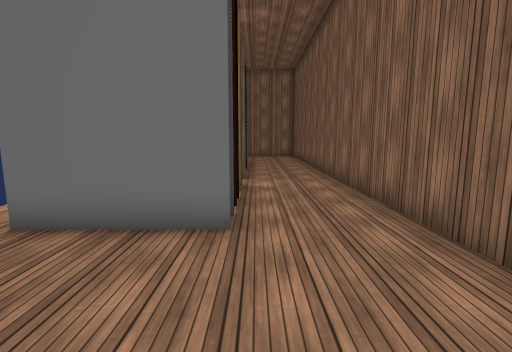
View 1 (above)

12 first-person views from a walk through a Unity game level. The camera is 1.5 m above the floor, tilts 8° down and sees 85° across. The floor is counted in squares, 1 m on a side. Each view is taken from the middle of a square. On the plan, view 1 faces up. The plan holds only what a view shows up to about 14 squares ahead; the rest is blank. Some surface patterns are stand-ins.

View 2
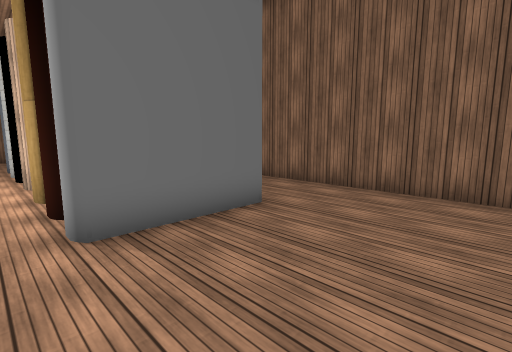

View 3
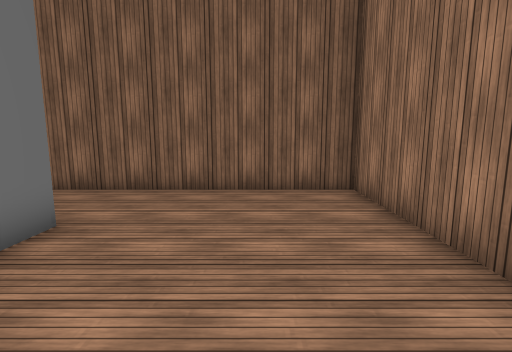

View 4
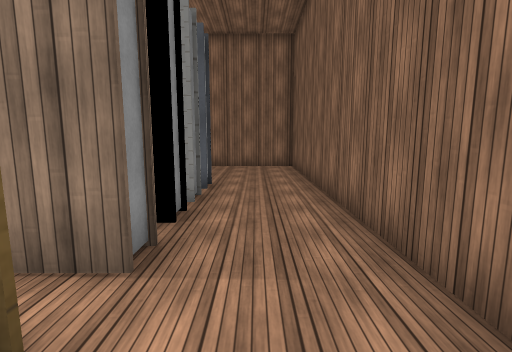

View 5
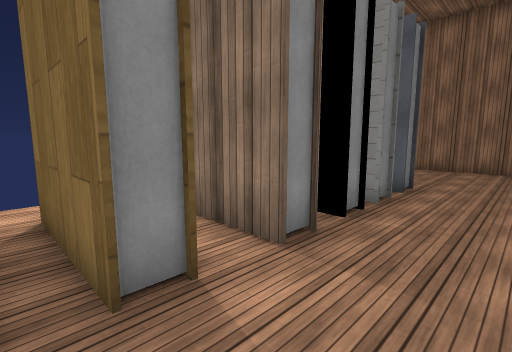

View 6
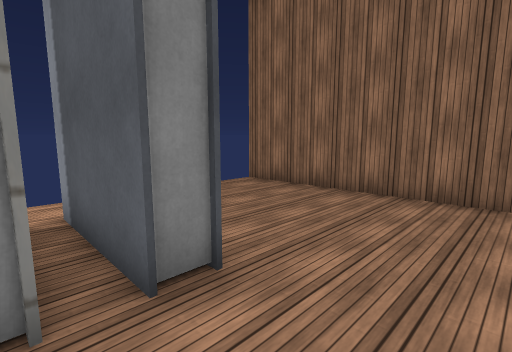

View 7
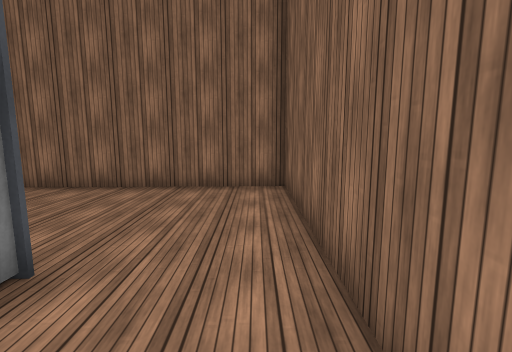

View 8
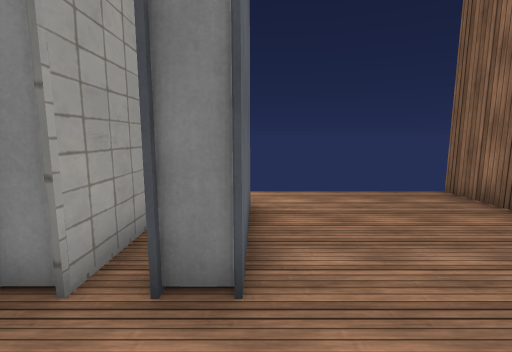

View 9
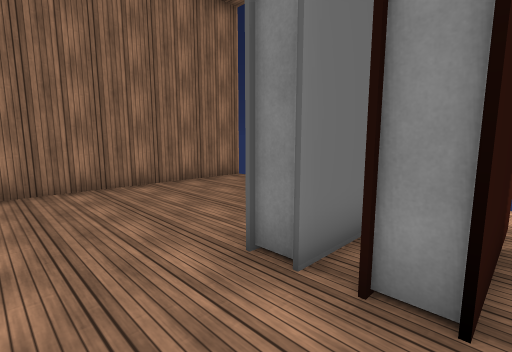

View 10
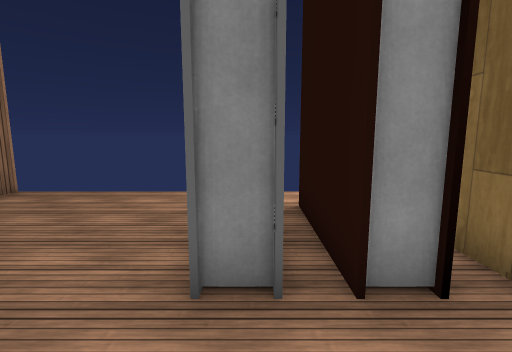

View 11
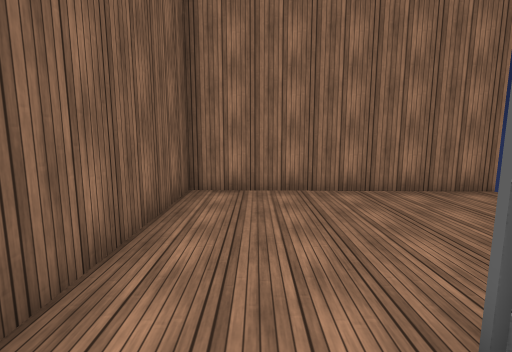

View 12
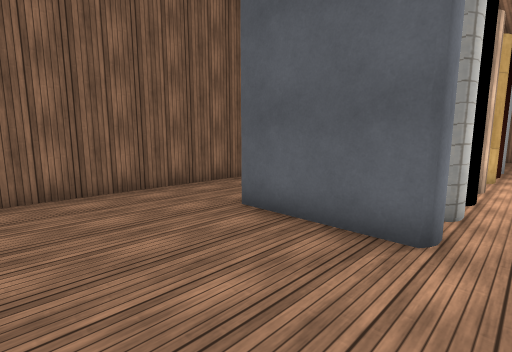

### Floor plan
Key: @ floor where view 1 was taken; # wall or solid block; . floor; O other object.
Columns run from 6 left of view 1 to 3 right of it. Each row starts with its distance up from view 1.
 22       ####
 21 #######..#
 20  ........#
 19  ........#
 18  ........#
 17  ........#
 16  .####...#
 15  .###O...#
 14  .###O...#
 13  .#  O...#
 12  .#  #...#
 11  .## #...#
 10  .O###...#
  9  ........#
  8  .###O...#
  7  .####...#
  6  .###O...#
  5  .###O...#
  4  ........#
  3  ........#
  2  ........#
  1  ........#
  0  .....@..#
 -1  ........#
 -2 ##########

Positions as (right, up) in squares from view 1, and headings:
1: (0, 0), facing up
2: (-5, 0), facing up-right
3: (-5, 1), facing right
4: (1, 7), facing up
5: (2, 7), facing up-left
6: (2, 14), facing up-left
7: (2, 13), facing up
8: (2, 16), facing left
9: (2, 7), facing down-left
10: (2, 5), facing left
11: (1, 6), facing down
12: (-5, 20), facing down-right
